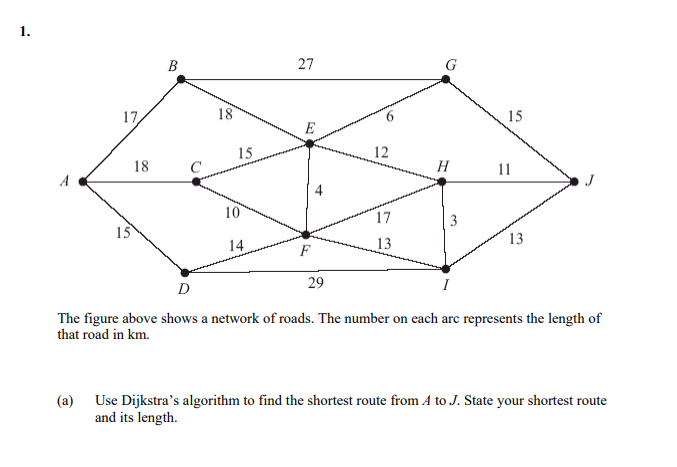
#> input picture src/Questions/3.png, 677 x 467 px; its folder holds 4 pictures in this run
$ python QuestionGenerator.py
#> lines starting #> are read from the running program, lines starting #| are printed output that depends on the picture
### src/Maths.py
import math

sqrtsymbol = '√'

# [44 lines left out: functions Rcos, surd, primefactors, not called in this run]

def dijkstra(graph, start, end):
#> called with start = 'A', end = 'J'
    distances = {node: float('infinity') for node in graph}
    distances[start] = 0
    paths = {node: [] for node in graph}
    paths[start] = [start]
    unvisited = set(graph.keys())

    while unvisited:
        current = min(unvisited, key=lambda node: distances[node])

        if distances[current] == float('infinity'):
            break

        unvisited.remove(current)

        for neighbor, weight in graph[current].items():
            if neighbor in unvisited:
                new_distance = distances[current] + weight

                if new_distance < distances[neighbor]:
                    distances[neighbor] = new_distance
                    paths[neighbor] = paths[current] + [neighbor]

    path_string = ''.join(paths[end])
    distance = int(distances[end])

    return path_string, distance

### src/QuestionGenerator.py
from PIL import Image
from PIL import ImageDraw
from PIL import ImageFont
import random
import Maths
import math

def question1():
    n1 = random.randint(1,6)
    n2 = random.randint(1,6)
    R, a = Maths.Rcos(n1, n2)
    a = f'{R}cos(x + {round(a,3)})'
    pos1 = [104, 6, n1]
    pos2 = [165, 6, n2]
    generate_image('1', 15, pos1, pos2)
    return a

def question2():
    n1 = random.randint(2000, 2020)
    n2 = n1 + random.randint(1, 15)
    n3 = random.randint(30, 99)
    n4 = random.randint(10, (n3 - 5))
    min_n5 = max(n3 - n4 + 1, n4 + 1)
    n5 = random.randint(min_n5, n3 - 1)
    pos1 = [345, 54, n1]
    pos2 = [595, 179, n1]
    pos3 = [178, 345, n2]
    pos4 = [425, 136, n3]
    pos5 = [464, 136, n4]
    pos6 = [310, 344, n5]
    generate_image('2', 15, pos1, pos2, pos3, pos4, pos5, pos6)
    a = int(n3 - n4)
    result = (math.log((n3 - n5)/n4)/(n2-n1))
    b = round(result, -int(math.floor(math.log10(abs(result)))) + 2)
    return a, b

def question3():
    AB = random.randint(10, 30)
    AC = random.randint(10, 30)
    AD = random.randint(10, 30)
    BE = random.randint(10, 30)
    BG = random.randint(10, 30)
    CE = random.randint(10, 30)
    CF = random.randint(10, 30)
    DF = random.randint(10, 30)
    DI = random.randint(10, 30)
    EF = random.randint(10, 30)
    EG = random.randint(10, 30)
    EH = random.randint(10, 30)
    FH = random.randint(10, 30)
    FI = random.randint(10, 30)
    GJ = random.randint(10, 30)
    HI = random.randint(10, 30)
    HJ = random.randint(10, 30)
    IJ = random.randint(10, 30)
    pos1 = [120, 110, AB] #AB
    pos2 = [135, 162, AC] #AC
    pos3 = [116, 227, AD] #AD
    pos4 = [219, 109, BE] #BE
    pos5 = [298, 58, BG] #BG
    pos6 = [240, 145, CE] #CE
    pos7 = [225, 205, CF] #CF
    pos8 = [229, 237, DF] #DF
    pos9 = [308, 277, DI] #DI
    pos10 = [315, 186, EF] #EF
    pos11 = [385, 110, EG] #EG
    pos12 = [376, 146, EH] #EH
    pos13 = [376, 210, FH] #FH
    pos14 = [377, 237, FI] #FI
    pos15 = [509, 110, GJ] #GJ
    pos16 = [450, 215, HI] #HI
    pos17 = [500, 163, HJ] #HJ
    pos18 = [509, 232, IJ] #IJ
    graph = {
    'A': {'B': AB, 'C': AC, 'D': AD},
    'B': {'A': AB, 'E': BE, 'G': BG},
    'C': {'A': AC, 'E': CE, 'F': CF},
    'D': {'A': AD, 'F': DF, 'I': DI},
    'E': {'B': BE, 'C': CE, 'F': EF, 'G': EG, 'H': EH},
    'F': {'C': CF, 'D': DF, 'E': EF, 'H': FH, 'I': FI},
    'G': {'B': BG, 'E': EG, 'J': GJ},
    'H': {'E': EH, 'F': FH, 'I': HI, 'J': HJ},
    'I': {'D': DI, 'F': FI, 'H': HI, 'J': IJ},
    'J': {'G': GJ, 'H': HJ, 'I': IJ}
    }
    a, b = Maths.dijkstra(graph, 'A', 'J')
    generate_image('3', 15, pos1, pos2, pos3, pos4, pos5, pos6, pos7, pos8, pos9, pos10, pos11, pos12, pos13, pos14, pos15, pos16, pos17, pos18)
    return a, b

def generate_image(image, fontsize, *pos):
#> called with image = '3', fontsize = 15
    img = Image.open(f'Questions/{image}.png')
#> img is the input picture: PIL image 677x467 RGB; mean R, G, B 249.3, 249.2, 249.3
    imgfont = ImageFont.truetype('Fonts/OpenSans-Medium.ttf', fontsize)
    imgdraw = ImageDraw.Draw(img)
    for i in pos:
        imgdraw.text((i[0], i[1]), str(i[2]), font=imgfont, fill = (0, 0, 0))
    img.show()
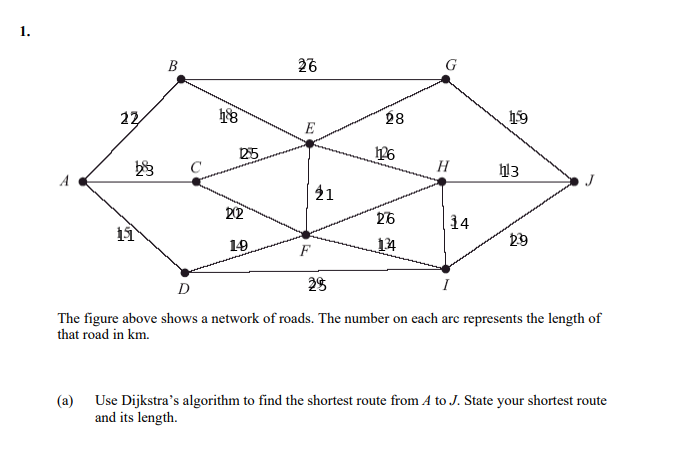
#> shown: PIL image 677x467 RGB; mean R, G, B 248.6, 248.5, 248.6
    img.save('edited.png')


a, b = question3()
print(a, b)
